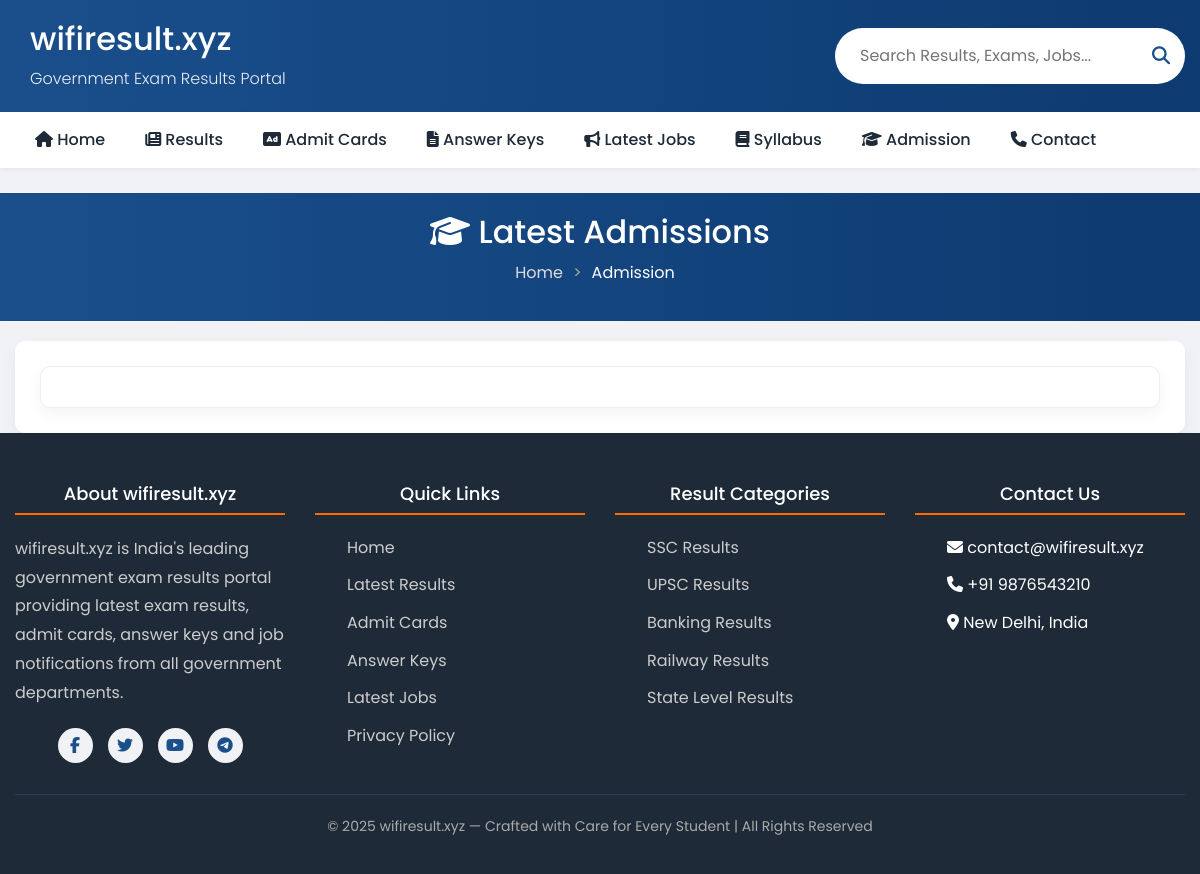
Page /admission/ on the earlier database version.
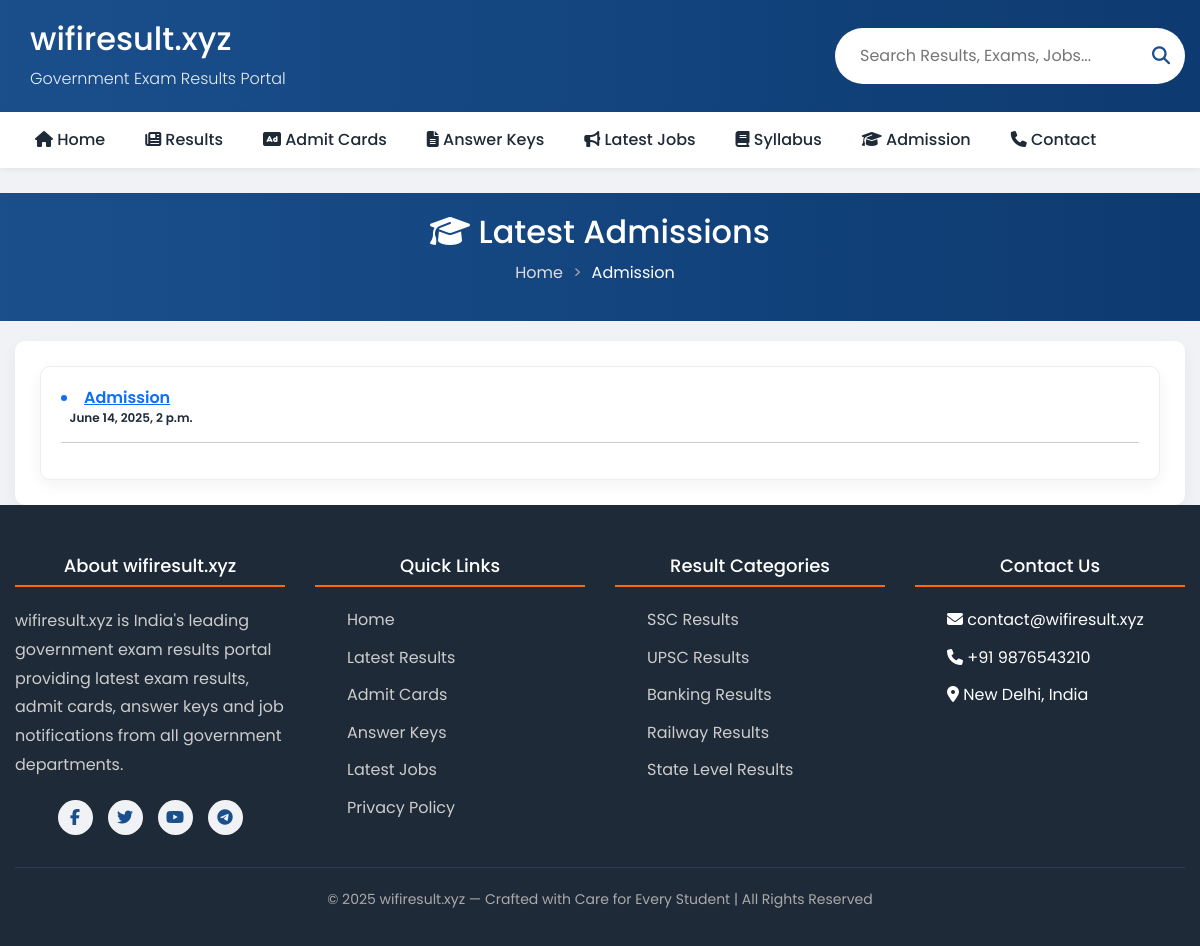
Same page on the later database version.
### wifiapp1/models.py (models this page shows, shortened)
class Admission(models.Model):
    title = models.CharField(max_length=400, blank=True, null=True)
    description = models.TextField(max_length=300, blank=True, null=True)
    keywords = models.TextField(max_length=300,blank=True, null=True)
    image = models.ImageField(upload_to='og_images/', blank=True, null=True, help_text="Open Graph image for social sharing")
    image_alt = models.CharField(max_length=255,blank=True,null=True,help_text="Alternate text for OG Image (used in og:image:alt)")
    updated_at = models.DateTimeField(auto_now=True)  # automatic on update
    post_date = models.CharField(max_length=100,blank=True, null=True)
    vacancy_info = RichTextField(blank=True, null=True)
    online_application_date= models.CharField(max_length=400,blank=True, null=True)
    online_last_date = models.CharField(max_length=100,blank=True, null=True)
    receipt_of_application = models.CharField(max_length=100,blank=True, null=True)
    last_date_fee = models.CharField(max_length=100,blank=True, null=True)
    correction_date = models.CharField(max_length=100,blank=True, null=True)
    Merit_list_released = models.CharField(max_length=100, blank=True, null=True)
    Counseling = models.CharField(max_length=100, blank=True, null=True)
    exam_date = models.CharField(max_length=100,blank=True, null=True)
    exam_date1 = models.CharField(max_length=100,blank=True, null=True)
    exam_date2 = models.CharField(max_length=100,blank=True, null=True)
    exam_date3 = models.CharField(max_length=100,blank=True, null=True)
    admit_card_available = models.CharField(max_length=100,blank=True, null=True)
    answerkey_available_date = models.CharField(max_length=100,blank=True, null=True)
    result_available = models.CharField(max_length=100,blank=True, null=True)
    final_result_available = models.CharField(max_length=100,blank=True, null=True)
    applecation_fee= RichTextField(blank=True, null=True)
    admission_details = RichTextField(blank=True, null=True)
    eligibility_criteria=RichTextField(blank=True, null=True)
    selection_process= RichTextField(blank=True, null=True)
    important_information= RichTextField(blank=True, null=True)
    how_to_apply= RichTextField(blank=True, null=True)
    apply_online_link=models.URLField(blank=True, null=True)
    admitcard_link=models.URLField(blank=True, null=True)
    answerkeyI_link=models.URLField(blank=True, null=True)
    answerkeyII_link=models.URLField(blank=True, null=True)
    download_course_list_link=models.URLField(blank=True, null=True)
    result_link=models.URLField(blank=True, null=True)
    resultI_link=models.URLField(blank=True, null=True)
    resultII_link=models.URLField(blank=True, null=True)
    result_final_link=models.URLField(blank=True, null=True)
    notification_link=models.URLField(blank=True, null=True)
    officialwebsite_link=models.URLField(blank=True, null=True)
    slug=models.SlugField(unique=True, blank=True)
    active = models.BooleanField(default=True)
    status = models.CharField(max_length=100, choices=STATUS_CHOICES, default='draft')

### wifiapp1/views.py (the view)
# urls.py: path('admission/', views.admission, name='admissions'),
def admission(request):
    admissions=Admission.objects.all()
    return render(request, 'mainfile/admission.html',{'admissions':admissions})

### templates/mainfile/admission.html (shortened to what this page needs)
{% extends "basefile/base.html" %}
{% load static %}
{% block seo %}
    <link rel="stylesheet" href="https://cdnjs.cloudflare.com/ajax/libs/font-awesome/6.4.0/css/all.min.css">
    <link rel="stylesheet" href="{% static 'css/base.css' %}">
{% endblock seo %}
{% block body %}
    <section class="page-header">
        <div class="container">
            <h1 style="font-size:2rem;"><i class="fas fa-graduation-cap"></i>  Latest Admissions</h1>
            <ul class="breadcrumb">
                <li><a href="/">Home</a></li>
                <li>Admission</li>
            </ul>
        </div>
    </section>
    <main class="container">
        <div class="results-layout">
            <section class="results-section">
                    <div class="result-card">
                        <div class="result-content">
                             {% for  admission in  admissions reversed %}
                            <h3 class="result-title"> <a href="{{ admission.slug}}" target="_blank"> <li class="fs-6">  {{  admission.title }}</li>
                             </a>   &nbsp;&nbsp;  <span class="result-date">{{ admission.updated_at}}</span></h3><hr>
{% endfor %}
                        </div>
            </section>
        </div>
    </main>
{% endblock body %}

Differences in the rows shown:
added Admission: title "Admission", updated_at "June 14, 2025, 2 p.m."
